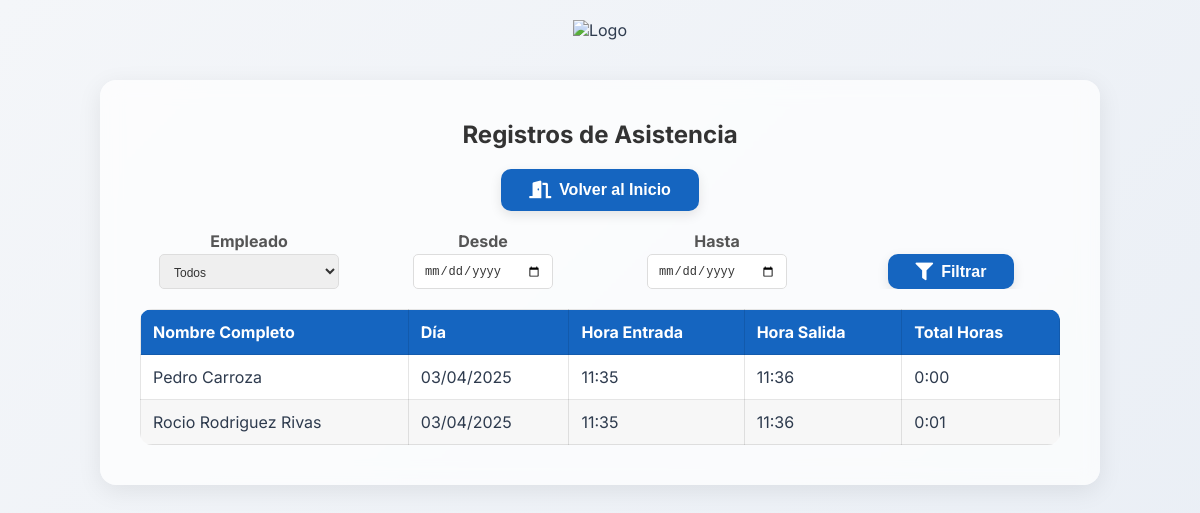
/consultar_horarios (signed in), run on the app's committed database.
### models.py (models this page shows, shortened)
class Registro(db.Model):
    __tablename__ = "registro"
    id = db.Column(db.Integer, primary_key=True)
    empleado_id = db.Column(db.Integer, db.ForeignKey('empleado.id'), nullable=False)
    fecha_hora_entrada = db.Column(db.DateTime, nullable=False)
    fecha_hora_salida = db.Column(db.DateTime, nullable=True)
    tipo = db.Column(db.String, db.CheckConstraint("tipo IN ('Trabajo', 'Vacaciones', 'Ausencia', 'Baja')", name='check_tipo'), nullable=False)
    empleado = db.relationship('Empleado', backref='registros')

class Empleado(UserMixin, db.Model):  # Modificamos el modelo Empleado para que herede UserMixin
    __tablename__ = "empleado"
    id = db.Column(db.Integer, primary_key=True, autoincrement=True, nullable=False)
    nombre = db.Column(db.String(100), nullable=False)
    usuario = db.Column(db.String(10), unique=True, nullable=False)
    password = db.Column(db.String(200), nullable=False)  # Aseguramos que la contraseña sea suficientemente larga
    cargo = db.Column(db.String(30), nullable=False)
    alias = db.Column(db.String, nullable=False)
    nombre_completo = db.Column(db.String, nullable=False)
    dni = db.Column(db.String, nullable=True)
    seguridad_social = db.Column(db.String, nullable=True)
    sede = db.Column(db.String, db.CheckConstraint("sede IN ('Merida', 'Navalmoral')", name='check_sede'), nullable=True)
    telefono = db.Column(db.String(9), nullable=False)
    email = db.Column(db.String(100), nullable=False)
    fecha_alta = db.Column(db.DateTime, nullable=False)
    fecha_baja = db.Column(db.DateTime, nullable=True)
    sabados = db.Column(db.Boolean, nullable=False)
    activo = db.Column(db.Boolean, nullable=False)

### main.py (the view)
@app.route('/consultar_horarios')
@login_required
def consultar_horarios():
    empleado_id = request.args.get('empleado_id', type=int)
    fecha_desde = request.args.get('fecha_desde')
    fecha_hasta = request.args.get('fecha_hasta')
    query = Registro.query.options(joinedload(Registro.empleado))
    if empleado_id:
        query = query.filter(Registro.empleado_id == empleado_id)
    if fecha_desde:
        fecha_desde_dt = datetime.strptime(fecha_desde, '%Y-%m-%d')
        query = query.filter(Registro.fecha_hora_entrada >= fecha_desde_dt)
    if fecha_hasta:
        fecha_hasta_dt = datetime.strptime(fecha_hasta, '%Y-%m-%d')
        fecha_hasta_dt = fecha_hasta_dt.replace(hour=23, minute=59, second=59)
        query = query.filter(Registro.fecha_hora_entrada <= fecha_hasta_dt)
    registros_filtrados = query.order_by(Registro.fecha_hora_entrada.desc()).all()
    empleados_ids_con_registros = query.with_entities(distinct(Registro.empleado_id)).subquery()
    empleados = Empleado.query.filter(Empleado.id.in_(empleados_ids_con_registros)).all()
    return render_template('consultar_horarios.html',
        registros=registros_filtrados,
        empleados=empleados,
        filtro_empleado_id=empleado_id,
        filtro_fecha_desde=fecha_desde,
        filtro_fecha_hasta=fecha_hasta
    )

### main.py (called while the page is built)
@login_manager.user_loader
def load_user(user_id):
    return Empleado.query.get(int(user_id))

### templates/consultar_horarios.html (shortened to what this page needs)
<!DOCTYPE html>
<html lang="es">
<head>
  <link rel="stylesheet" href="https://cdnjs.cloudflare.com/ajax/libs/font-awesome/5.15.4/css/all.min.css"/>
  <link rel="stylesheet" href="{{ url_for('static', filename='css/style.css') }}">
</head>
<body>
  <header>
    <img src="{{ url_for('static', filename='logo.png') }}" alt="Logo" class="logo" />
  </header>
  <main>
    <h1>Registros de Asistencia</h1>
    <div class="buttons">
      <form action="{{ url_for('index') }}" method="get">
        <button class="btn btn-blue" type="submit">
          <i class="fas fa-door-open"></i> Volver al Inicio
        </button>
      </form>
    </div>
    <form method="get" class="form-container">
  <div class="form-row" style="display: flex; gap: 16px; flex-wrap: nowrap; align-items: flex-end; overflow-x: auto;">
    <div class="form-group">
      <label for="empleado_id">Empleado</label>
      <select name="empleado_id" id="empleado_id" class="input" style="width: 180px; height: 35px;">
        <option value="">Todos</option>
      </select>
    </div>
    <div class="form-group">
      <label for="fecha_desde">Desde</label>
      <input type="date" name="fecha_desde" id="fecha_desde" value="{{ filtro_fecha_desde }}" class="input" style="width: 140px; height: 35px;">
    </div>
    <div class="form-group">
      <label for="fecha_hasta">Hasta</label>
      <input type="date" name="fecha_hasta" id="fecha_hasta" value="{{ filtro_fecha_hasta }}" class="input" style="width: 140px; height: 35px;">
    </div>
    <div class="form-group" style="margin-top: 6px;">
      <button type="submit" class="btn btn-blue" style="height: 35px;">
        <i class="fas fa-filter"></i> Filtrar
      </button>
    </div>
  </div>
</form>
    <table>
      <thead>
        <tr>
          <th>Nombre Completo</th>
          <th>Día</th>
          <th>Hora Entrada</th>
          <th>Hora Salida</th>
          <th>Total Horas</th>
        </tr>
      </thead>
      <tbody>
        {% for registro in registros %}
        <tr>
          <td>{{ registro.empleado.nombre_completo }}</td>
          <td>{{ registro.fecha_hora_entrada.strftime('%d/%m/%Y') }}</td>
          <td>{{ registro.fecha_hora_entrada.strftime('%H:%M') }}</td>
          <td>
            {% if registro.fecha_hora_salida %}
              {{ registro.fecha_hora_salida.strftime('%H:%M') }}
            {% else %}
              -
            {% endif %}
          </td>
          <td>
            {% if registro.fecha_hora_salida %}
              {% set delta = registro.fecha_hora_salida - registro.fecha_hora_entrada %}
              {{ '%d:%02d' % (delta.total_seconds() // 3600, (delta.total_seconds() % 3600) // 60) }}
            {% else %}
              -
            {% endif %}
          </td>
        </tr>
        {% endfor %}
      </tbody>
    </table>
  </main>
</body>
</html>

### static/css/style.css (style rules this page uses)
* { margin: 0; padding: 0; box-sizing: border-box; }
body { font-family: 'Inter', sans-serif; background: linear-gradient(135deg, #f4f6f9, #e9eef5); color: #2e3b4e; display: flex; flex-direction: column; align-items: center; padding: 20px; min-height: 100vh; }
header { width: 100%; text-align: center; margin-bottom: 40px; animation: fadeInDown 0.6s ease-out; }
.logo { height: 80px; }
main { background: rgba(255, 255, 255, 0.7); backdrop-filter: blur(10px); border-radius: 16px; box-shadow: 0 6px 25px rgba(0, 0, 0, 0.08); width: 100%; max-width: 1000px; padding: 40px; text-align: center; animation: fadeInUp 0.8s ease-out; }
h1 { font-size: 2.3rem; margin-bottom: 30px; color: #1e2a36; animation: fadeIn 1s forwards 0.4s; }
.buttons { display: flex; justify-content: center; gap: 20px; flex-wrap: wrap; margin: 20px 0; }
.btn { padding: 12px 28px; border: none; border-radius: 10px; font-size: 1rem; font-weight: 600; cursor: pointer; transition: all 0.2s ease; display: inline-flex; align-items: center; justify-content: center; box-shadow: 0 4px 12px rgba(0, 0, 0, 0.1); text-decoration: none; color: #fff; }
.btn i, .btn .icon { margin-right: 8px; font-size: 1.1rem; }
.btn-blue { background-color: #1565c0; }
table { width: 100%; border-collapse: collapse; margin-top: 20px; background: rgba(255, 255, 255, 0.95); border-radius: 12px; overflow: hidden; animation: fadeIn 1s ease forwards 0.5s; }
th, td { padding: 12px; border: 1px solid rgba(0, 0, 0, 0.1); text-align: left; }
th { background-color: #1565c0; color: white; }
tr:nth-child(even) { background-color: rgba(0, 0, 0, 0.03); }
h1 { font-size: 24px; color: #333; text-align: center; margin-bottom: 20px; }
.form-row { display: flex; flex-wrap: wrap; gap: 20px; }
.form-group { flex: 1 1 45%; min-width: 200px; }
.form-group label { display: block; font-weight: bold; margin-bottom: 3px; color: #555; }
.form-group input, .form-group select { width: 100%; padding: 10px; border-radius: 5px; border: 1px solid #ddd; font-size: 12px; color: #333; }

### data on the page
Registro: empleado.nombre_completo "Pedro Carroza", fecha_hora_entrada "03/04/2025", fecha_hora_entrada "11:35", fecha_hora_salida "11:36", value "0:00"
Registro: empleado.nombre_completo "Rocio Rodriguez Rivas", fecha_hora_entrada "03/04/2025", fecha_hora_entrada "11:35", fecha_hora_salida "11:36", value "0:01"
